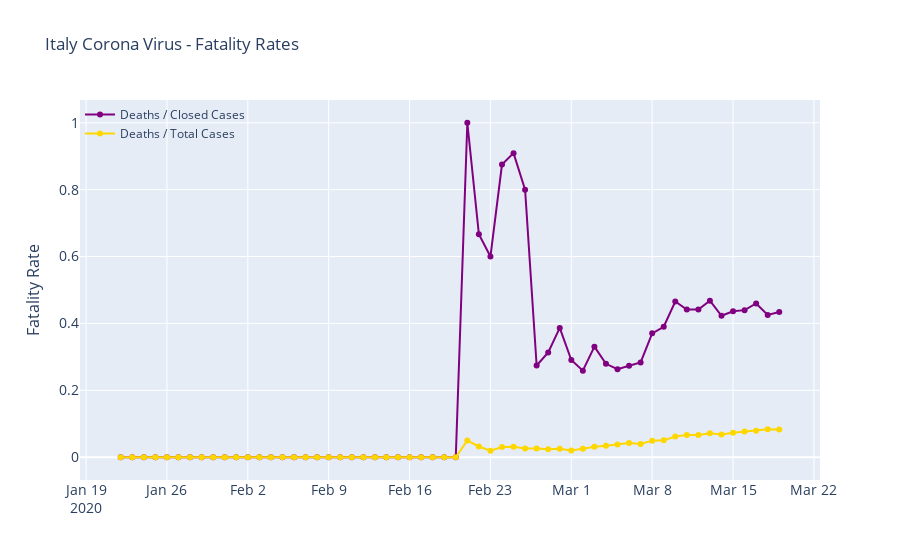

Notebook cell for this chart:
### Code cell
plot_fatality_rates(italy_combined_df, 'Italy Corona Virus - Fatality Rates')
